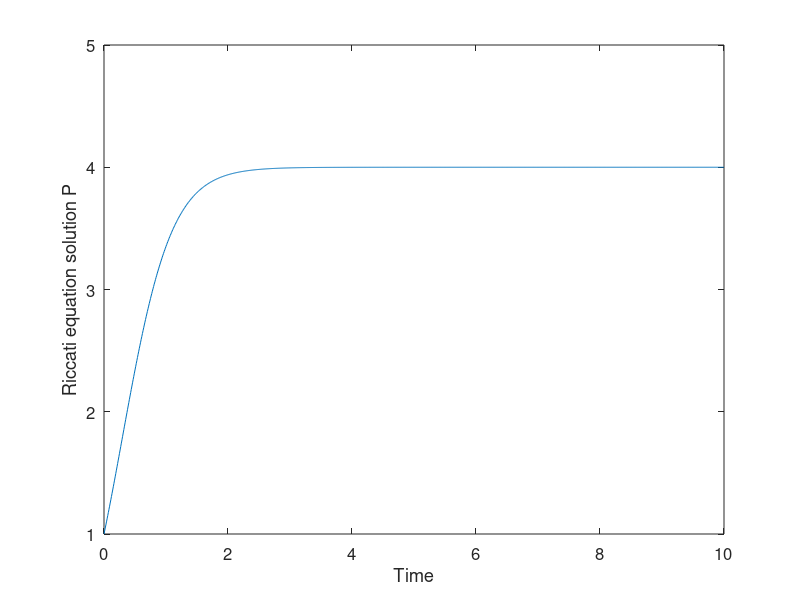

The MATLAB source for this figure:
function HinfContEx1a

% Continuous time H-infinity filtering example, theta = 7/16

P0 = 1;
c = (9*P0+4)/(40*P0-160);
t = 0 : 0.01 : 10;
P = (4 + 160 * c * exp(5*t/2)) ./ (-9 + 40 * c * exp(5*t/2));

close all;
plot(t,P);
set(gca,'FontSize',12); set(gcf,'Color','White');
xlabel('Time'); ylabel('Riccati equation solution P');
axis([0 10 1 5]);
